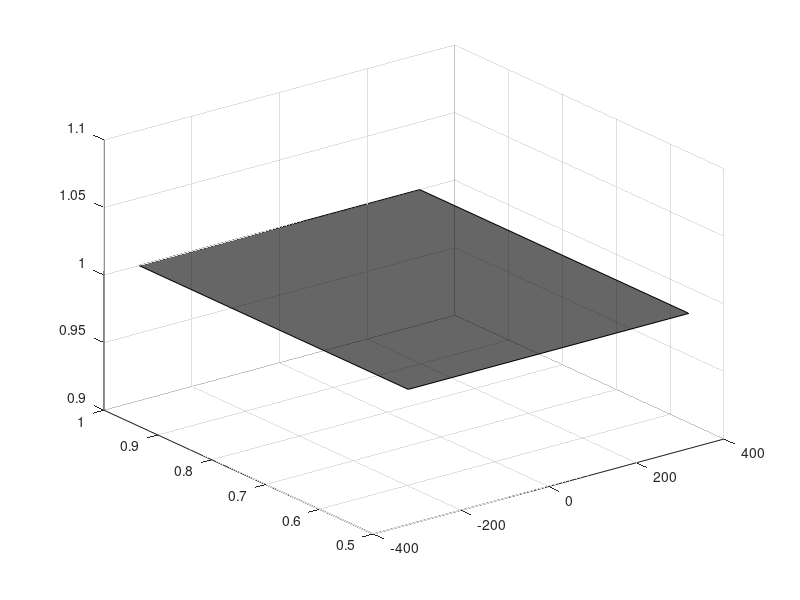

Write MATLAB code to recreate this figure.
%% add electrode to slice config  plot

R_up_grid = linspace(10,10.5,2);
Z_up_grid = linspace(-320,320,2);

[R,Z] = meshgrid(R_up_grid, Z_up_grid);
p = surf(Z,R,ones(2,2));
    set(p, 'FaceAlpha', 0.4)
    set(p, 'FaceColor', 'k')

R_down_grid = linspace(.5,1,2);
Z_down_grid = linspace(-320,320,2);

[R,Z] = meshgrid(R_down_grid, Z_down_grid);
p = surf(Z,R,ones(2,2));
    set(p, 'FaceAlpha', 0.6)
    set(p, 'FaceColor', 'k')
fig.Children(2).YLim = [.5 , 10.5]
